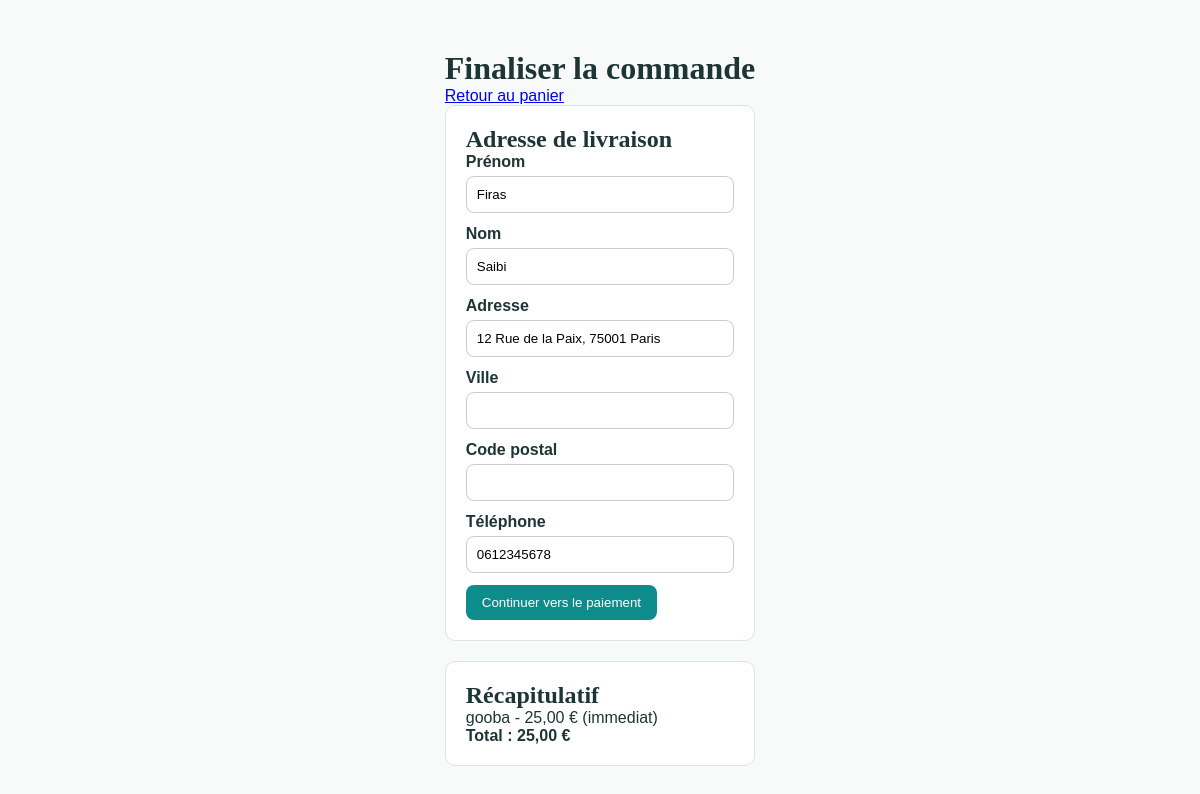
/checkout.php (signed in), run on the app's committed database.
### tables this page shows
CREATE TABLE `acheteur` (
  `idAcheteur` int(11) NOT NULL,
  `nom` varchar(100) NOT NULL,
  `prenom` varchar(100) NOT NULL,
  `email` varchar(150) NOT NULL,
  `mdp` varchar(255) NOT NULL,
  `adresse` text,
  `NumTelephone` varchar(20) DEFAULT NULL,
  `clause_acceptee` tinyint(1) DEFAULT '0',
  `created_at` timestamp NOT NULL DEFAULT CURRENT_TIMESTAMP
);

CREATE TABLE `ligne_panier` (
  `idLigne` int(11) NOT NULL,
  `quantite` int(11) DEFAULT '1',
  `prix_snapshot` decimal(10,2) NOT NULL COMMENT 'Prix au moment de l ajout',
  `mode_acquisition` enum('immediat','negotiation','enchere') NOT NULL,
  `idPanier` int(11) NOT NULL,
  `idArticle` int(11) NOT NULL
);

CREATE TABLE `article` (
  `idArticle` int(11) NOT NULL,
  `nom` varchar(200) NOT NULL,
  `description_qualite` text,
  `description_defaut` text,
  `prix_base` decimal(10,2) NOT NULL,
  `mode_vente` enum('immediat','negotiation','enchere') NOT NULL,
  `status` enum('disponible','vendu','en_cours','supprime') DEFAULT 'disponible',
  `date_publication` datetime DEFAULT CURRENT_TIMESTAMP,
  `date_debut_enchere` datetime DEFAULT NULL,
  `date_fin_enchere` datetime DEFAULT NULL,
  `video_url` varchar(255) DEFAULT NULL,
  `idVendeur` int(11) NOT NULL,
  `idCategorie` int(11) NOT NULL
);

CREATE TABLE `panier` (
  `idPanier` int(11) NOT NULL,
  `date_creation` datetime DEFAULT CURRENT_TIMESTAMP,
  `statut` enum('ouvert','valide','abandonne') DEFAULT 'ouvert',
  `sous_total` decimal(10,2) DEFAULT '0.00',
  `idAcheteur` int(11) NOT NULL
);

### includes/helpers.php (called while the page is built, shortened)
<?php
function h(string $str): string {
    return htmlspecialchars($str, ENT_QUOTES, 'UTF-8');
}
function formatPrix(float $prix): string {
    return number_format($prix, 2, ',', ' ') . ' €';
}

### config/session.php (called while the page is built, shortened)
<?php
function currentUserId(): ?int {
    return $_SESSION['user_id'] ?? null;
}

### checkout.php (the view, shortened to what this page needs)
<?php
require_once __DIR__ . '/config/session.php';
require_once __DIR__ . '/includes/helpers.php';
$pdo = db();
$idAcheteur = currentUserId();
function getOpenCart(PDO $pdo, int $idAcheteur): ?array
{
    $stmt = $pdo->prepare("SELECT * FROM panier WHERE idAcheteur = ? AND statut = 'ouvert' ORDER BY idPanier DESC LIMIT 1");
    $stmt->execute([$idAcheteur]);
    $cart = $stmt->fetch();
    return $cart ?: null;
}
$panier = getOpenCart($pdo, $idAcheteur);
$stmt = $pdo->prepare("
    SELECT lp.idLigne, lp.prix_snapshot, lp.mode_acquisition, a.nom
    FROM ligne_panier lp
    JOIN article a ON lp.idArticle = a.idArticle
    WHERE lp.idPanier = ?
");
$stmt->execute([$panier['idPanier']]);
$lignes = $stmt->fetchAll();
$stmt = $pdo->prepare("SELECT * FROM acheteur WHERE idAcheteur = ?");
$stmt->execute([$idAcheteur]);
$acheteur = $stmt->fetch();
?>
<!DOCTYPE html>
<html lang="fr">
<head>
    <link rel="stylesheet" href="<?= BASE_URL ?>/assets/css/style.css">
</head>
<body>
<div class="page">
    <h1>Finaliser la commande</h1>
    <p><a href="<?= BASE_URL ?>/cart.php">Retour au panier</a></p>
    <div class="box">
        <h2>Adresse de livraison</h2>
        <form method="POST" action="">
            <div class="field">
                <label>Prénom</label>
                <input type="text" name="prenom" value="<?= h($_POST['prenom'] ?? $acheteur['prenom'] ?? '') ?>">
            </div>
            <div class="field">
                <label>Nom</label>
                <input type="text" name="nom" value="<?= h($_POST['nom'] ?? $acheteur['nom'] ?? '') ?>">
            </div>
            <div class="field">
                <label>Adresse</label>
                <input type="text" name="adresse" value="<?= h($_POST['adresse'] ?? $acheteur['adresse'] ?? '') ?>">
            </div>
            <div class="field">
                <label>Ville</label>
                <input type="text" name="ville" value="<?= h($_POST['ville'] ?? '') ?>">
            </div>
            <div class="field">
                <label>Code postal</label>
                <input type="text" name="code_postal" value="<?= h($_POST['code_postal'] ?? '') ?>">
            </div>
            <div class="field">
                <label>Téléphone</label>
                <input type="text" name="telephone" value="<?= h($_POST['telephone'] ?? $acheteur['NumTelephone'] ?? '') ?>">
            </div>
            <button class="btn btn-primary" type="submit">Continuer vers le paiement</button>
        </form>
    </div>
    <div class="box">
        <h2>Récapitulatif</h2>
        <?php foreach ($lignes as $ligne): ?>
            <p><?= h($ligne['nom']) ?> - <?= formatPrix((float)$ligne['prix_snapshot']) ?> (<?= h($ligne['mode_acquisition']) ?>)</p>
        <?php endforeach; ?>
        <p><strong>Total : <?= formatPrix((float)$panier['sous_total']) ?></strong></p>
    </div>
</div>
</body>
</html>

### assets/css/style.css (style rules this page uses)
:root { --primary: #0e8c8c; --primary-dark: #0a6e6e; --primary-light: #14b0b0; --primary-pale: #e0f5f5; --accent: #f7a800; --accent-dark: #d48f00; --white: #ffffff; --gray-50: #f8fafa; --gray-100: #edf2f2; --gray-200: #d4e4e4; --gray-600: #4a6b6b; --gray-800: #1e3535; --text: #1e3535; --text-muted: #5a7a7a; --border: #cce0e0; --shadow-sm: 0 2px 8px rgba(14,140,140,.10); --shadow-md: 0 6px 24px rgba(14,140,140,.15); --shadow-lg: 0 16px 48px rgba(14,140,140,.18); --radius: 12px; --radius-sm: 8px; --radius-lg: 20px; }
* { box-sizing: border-box; margin: 0; padding: 0; }
body { font-family: 'DM Sans', sans-serif; background: var(--gray-50); color: var(--text); min-height: 100vh; display: flex; flex-direction: column; }
h1,h2,h3,.font-display { font-family: 'Playfair Display', serif; }

### checkout.php (style rules this page uses)
body { background:#f8fafa; font-family:Arial, sans-serif; }
.page { max-width:1100px; margin:30px auto; padding:20px; }
.box { background:#fff; border:1px solid #d9e6e6; border-radius:10px; padding:20px; margin-bottom:20px; }
.field { margin-bottom:12px; }
.field label { display:block; margin-bottom:5px; font-weight:bold; }
.field input { width:100%; padding:10px; border:1px solid #ccc; border-radius:8px; }
.btn { display:inline-block; padding:10px 16px; border:none; border-radius:8px; cursor:pointer; text-decoration:none; }
.btn-primary { background:#0e8c8c; color:#fff; }

### data on the page
acheteur: prenom "Firas", nom "Saibi", adresse "12 Rue de la Paix, 75001 Paris", telephone "0612345678"
ligne_panier: idArticle.nom "gooba", prix_snapshot "25,00 €", mode_acquisition "immediat"
panier: sous_total "25,00 €"
